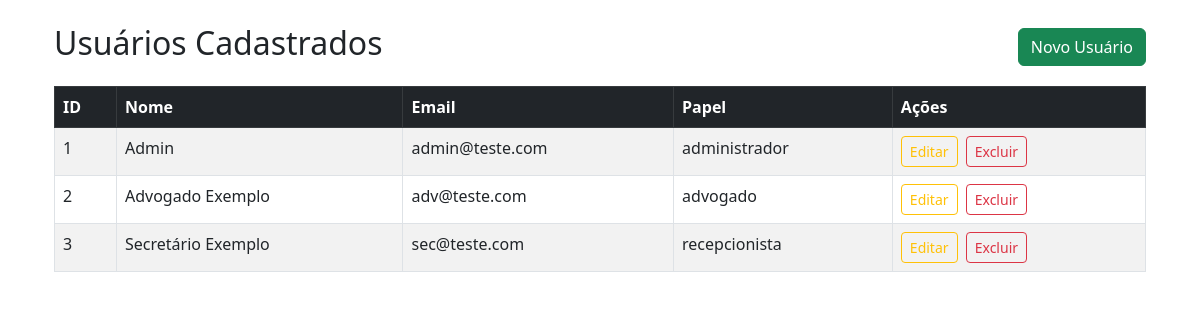
/usuarios/usuarios/listar (signed in), run on the app's committed database.
### app/models/usuario.py (models this page shows, shortened)
class Usuario(UserMixin, db.Model):
    __tablename__ = 'usuarios'
    id = db.Column(db.Integer, primary_key=True)
    nome = db.Column(db.String(100), nullable=False)
    email = db.Column(db.String(120), unique=True, nullable=False)
    senha_hash = db.Column(db.String(128), nullable=False)
    papel = db.Column(db.String(20), nullable=False)  # recepcionista, advogado, administrador
    telefone = db.Column(db.String(20))
    oab_numero = db.Column(db.String(20))
    oab_uf = db.Column(db.String(2))
    especialidades = db.relationship('Especialidade', secondary='usuario_especialidade', back_populates='usuarios')

### app/routes/usuario.py (the view)
@usuario_bp.route('/usuarios/listar')
@login_required
@somente_admin
def listar_usuarios():
    usuarios = Usuario.query.order_by(Usuario.nome).all()
    return render_template('usuario_lista.html', usuarios=usuarios)

### app/routes/auth.py (called while the page is built)
@login_manager.user_loader
def load_user(user_id):
    return Usuario.query.get(int(user_id))

### app/utils/permissoes.py (called while the page is built)
def somente_admin(f):
    @wraps(f)
    def wrapper(*args, **kwargs):
        if current_user.papel != 'administrador':
            abort(403)
        return f(*args, **kwargs)
    return wrapper

### app/templates/usuario_lista.html (shortened to what this page needs)
{% extends "base.html" %}
{% block content %}
<div class="container mt-4">
    <div class="d-flex justify-content-between align-items-center mb-3">
        <h2>Usuários Cadastrados</h2>
        <a href="{{ url_for('auth.novo_usuario') }}" class="btn btn-success">Novo Usuário</a>
    </div>
    <table class="table table-striped table-bordered table-responsive">
        <thead class="table-dark">
            <tr>
                <th>ID</th>
                <th>Nome</th>
                <th>Email</th>
                <th>Papel</th>
                <th>Ações</th>
            </tr>
        </thead>
        <tbody>
            {% for usuario in usuarios %}
            <tr>
                <td>{{ usuario.id }}</td>
                <td>{{ usuario.nome }}</td>
                <td>{{ usuario.email }}</td>
                <td>{{ usuario.papel }}</td>
                <td>
                    <a href="{{ url_for('usuario.editar_usuario', id=usuario.id) }}" class="btn btn-sm btn-outline-warning me-1" title="Editar usuário">Editar</a>
                    <form method="POST" action="{{ url_for('usuario.excluir_usuario', id=usuario.id) }}" style="display:inline;" onsubmit="return confirm('Deseja realmente excluir este usuário?');">
                        <button type="submit" class="btn btn-sm btn-outline-danger" title="Excluir usuário">Excluir</button>
                    </form>
                </td>
            </tr>
            {% endfor %}
        </tbody>
    </table>
</div>
{% endblock %}

### data on the page
Usuario: id "1", nome "Admin", email "admin@teste.com", papel "administrador"
Usuario: id "2", nome "Advogado Exemplo", email "adv@teste.com", papel "advogado"
Usuario: id "3", nome "Secretário Exemplo", email "sec@teste.com", papel "recepcionista"
